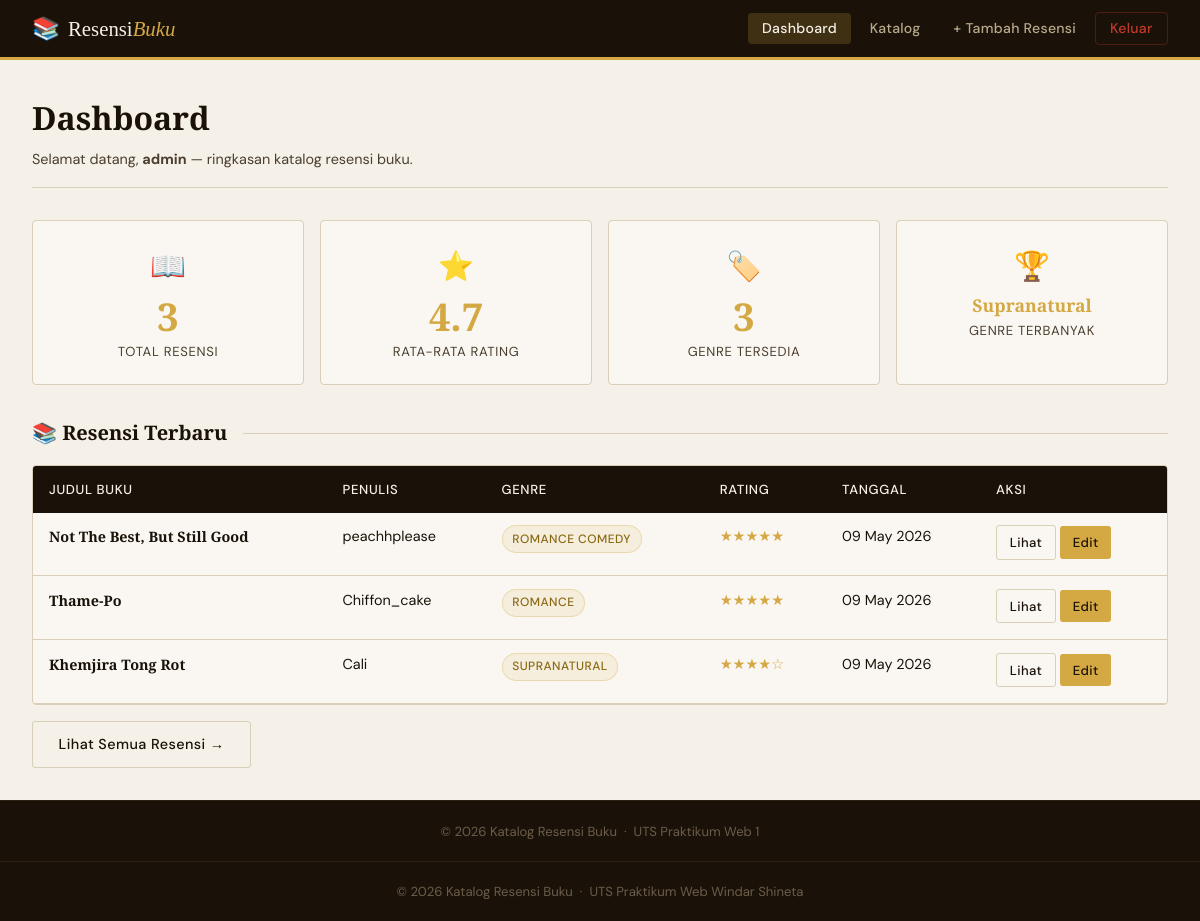
/pages/dashboard.php (signed in), run on the app's committed database.
### tables this page shows
CREATE TABLE IF NOT EXISTS resensi (
    id INT AUTO_INCREMENT PRIMARY KEY,
    judul_buku VARCHAR(255) NOT NULL,
    penulis VARCHAR(100) NOT NULL,
    genre VARCHAR(50),
    ulasan TEXT NOT NULL,
    rating INT(1) CHECK (rating BETWEEN 1 AND 5),
    tgl_input TIMESTAMP DEFAULT CURRENT_TIMESTAMP,
    user_id INT,
    FOREIGN KEY (user_id) REFERENCES users(id) ON DELETE SET NULL
);

### pages/dashboard.php (the view, shortened to what this page needs)
<?php
require_once '../config/db.php';
$totalResensi = $conn->query("SELECT COUNT(*) as total FROM resensi")->fetch_assoc()['total'];
$avgRating = $conn->query("SELECT ROUND(AVG(rating), 1) as avg FROM resensi")->fetch_assoc()['avg'] ?? 0;
$totalGenre = $conn->query("SELECT COUNT(DISTINCT genre) as total FROM resensi WHERE genre IS NOT NULL")->fetch_assoc()['total'];
$topGenre = $conn->query("SELECT genre, COUNT(*) as jml FROM resensi WHERE genre IS NOT NULL GROUP BY genre ORDER BY jml DESC LIMIT 1")->fetch_assoc();
$recentResult = $conn->query("SELECT * FROM resensi ORDER BY tgl_input DESC LIMIT 5");
function renderStars($rating) {
    $stars = '';
    for ($i = 1; $i <= 5; $i++) {
        $stars .= $i <= $rating ? '★' : '☆';
    }
    return $stars;
}
?>
<?php include '../includes/header.php'; ?>
<!DOCTYPE html>
<html lang="id">
    <head>
        <link rel="stylesheet" href="assets/style.css">
    </head>
    <body>
        <div class="main-content">
        <div class="page-header">
            <h1>Dashboard</h1>
            <p>Selamat datang, <strong><?= htmlspecialchars($_SESSION['username']) ?></strong> — ringkasan katalog resensi buku.</p>
        </div>
        <div class="stats-grid">
        <div class="stat-card">
            <div class="stat-icon">📖</div>
            <div class="stat-num"><?= $totalResensi ?></div>
            <div class="stat-label">Total Resensi</div>
        </div>
        <div class="stat-card">
            <div class="stat-icon">⭐</div>
            <div class="stat-num"><?= $avgRating ?: '-' ?></div>
            <div class="stat-label">Rata-rata Rating</div>
        </div>
        <div class="stat-card">
            <div class="stat-icon">🏷️</div>
            <div class="stat-num"><?= $totalGenre ?></div>
            <div class="stat-label">Genre Tersedia</div>
        </div>
        <div class="stat-card">
            <div class="stat-icon">🏆</div>
            <div class="stat-num" style="font-size:1.1rem;margin-top:0.4rem"><?= htmlspecialchars($topGenre['genre'] ?? '-') ?></div>
            <div class="stat-label">Genre Terbanyak</div>
        </div>
    </div>
    <h2 class="section-title">📚 Resensi Terbaru</h2>
    <?php if ($recentResult->num_rows === 0): ?>
        <div class="empty-state">
            <div class="empty-icon">📭</div>
            <h3>Belum ada resensi</h3>
            <p>Mulai tambahkan resensi buku pertama Anda.</p>
            <a href="tambah.php" class="btn btn-gold" style="margin-top:1rem">+ Tambah Resensi</a>
        </div>
    <?php else: ?>
        <div class="table-wrapper">
            <table>
                <thead>
                    <tr>
                        <th>Judul Buku</th>
                        <th>Penulis</th>
                        <th>Genre</th>
                        <th>Rating</th>
                        <th>Tanggal</th>
                        <th>Aksi</th>
                    </tr>
                </thead>
                <tbody>
                    <?php while ($row = $recentResult->fetch_assoc()): ?>
                    <tr>
                        <td class="td-title"><?= htmlspecialchars($row['judul_buku']) ?></td>
                        <td><?= htmlspecialchars($row['penulis']) ?></td>
                        <td>
                            <?php if ($row['genre']): ?>
                                <span class="book-genre-badge"><?= htmlspecialchars($row['genre']) ?></span>
                            <?php endif; ?>
                        </td>
                        <td class="td-rating"><?= renderStars($row['rating']) ?></td>
                        <td><?= date('d M Y', strtotime($row['tgl_input'])) ?></td>
                        <td>
                            <a href="detail.php?id=<?= $row['id'] ?>" class="btn btn-outline btn-sm">Lihat</a>
                            <a href="edit.php?id=<?= $row['id'] ?>" class="btn btn-gold btn-sm">Edit</a>
                        </td>
                    </tr>
                    <?php endwhile; ?>
                </tbody>
            </table>
        </div>
        <div style="margin-top:1rem">
            <a href="katalog.php" class="btn btn-outline">Lihat Semua Resensi →</a>
        </div>
        <?php endif; ?>
        </div>
        <?php include '../includes/footer.php'; ?>
    <footer class="footer">
        <p>© <?= date('Y') ?> Katalog Resensi Buku &nbsp;·&nbsp; UTS Praktikum Web Windar Shineta</p>
    </footer>
</body>
</html>

### assets/style.css (style rules this page uses)
:root { --cream: #f5f0e8; --paper: #faf7f2; --ink: #1a1208; --ink-light: #4a3f2f; --brown: #8b6914; --brown-light: #c9a84c; --gold: #d4a843; --rust: #c0392b; --border: #d9cfb8; --shadow: rgba(26, 18, 8, 0.12); --font-display: 'Playfair Display', Georgia, serif; --font-body: 'DM Sans', sans-serif; }
*, *::before, *::after { box-sizing: border-box; margin: 0; padding: 0; }
body { font-family: var(--font-body); background: var(--cream); color: var(--ink); min-height: 100vh; display: flex; flex-direction: column; font-size: 15px; line-height: 1.6; }
.btn { display: inline-block; padding: 0.7rem 1.6rem; border: none; border-radius: 3px; font-family: var(--font-body); font-size: 0.9rem; font-weight: 500; cursor: pointer; text-decoration: none; transition: all 0.2s; letter-spacing: 0.03em; }
.btn-gold { background: var(--gold); color: var(--ink); }
.btn-outline { background: transparent; color: var(--ink); border: 1px solid var(--border); }
.btn-sm { padding: 0.35rem 0.8rem; font-size: 0.82rem; }
.main-content { flex: 1; padding: 2rem; max-width: 1200px; width: 100%; margin: 0 auto; }
.page-header { margin-bottom: 2rem; padding-bottom: 1rem; border-bottom: 1px solid var(--border); }
.page-header h1 { font-family: var(--font-display); font-size: 2rem; color: var(--ink); font-weight: 700; }
.page-header p { color: var(--ink-light); margin-top: 0.3rem; font-size: 0.9rem; }
.stats-grid { display: grid; grid-template-columns: repeat(auto-fit, minmax(180px, 1fr)); gap: 1rem; margin-bottom: 2rem; }
.stat-card { background: var(--paper); border: 1px solid var(--border); border-radius: 4px; padding: 1.4rem; text-align: center; transition: box-shadow 0.2s; }
.stat-num { font-family: var(--font-display); font-size: 2.4rem; color: var(--gold); font-weight: 700; line-height: 1; }
.stat-label { color: var(--ink-light); font-size: 0.82rem; margin-top: 0.3rem; text-transform: uppercase; letter-spacing: 0.05em; }
.stat-icon { font-size: 1.8rem; margin-bottom: 0.5rem; }
.section-title { font-family: var(--font-display); font-size: 1.25rem; color: var(--ink); margin-bottom: 1rem; display: flex; align-items: center; gap: 0.5rem; }
.section-title::after { content: ''; flex: 1; height: 1px; background: var(--border); margin-left: 0.5rem; }
.book-genre-badge { display: inline-block; padding: 0.2rem 0.6rem; background: rgba(212,168,67,0.12); color: var(--brown); border: 1px solid rgba(212,168,67,0.3); border-radius: 20px; font-size: 0.75rem; font-weight: 500; margin-bottom: 0.6rem; text-transform: uppercase; letter-spacing: 0.04em; }
.table-wrapper { overflow-x: auto; border: 1px solid var(--border); border-radius: 4px; background: var(--paper); }
table { width: 100%; border-collapse: collapse; font-size: 0.9rem; }
thead { background: var(--ink); color: var(--cream); }
thead th { padding: 0.8rem 1rem; text-align: left; font-weight: 500; font-size: 0.82rem; text-transform: uppercase; letter-spacing: 0.05em; white-space: nowrap; }
tbody tr { border-bottom: 1px solid var(--border); transition: background 0.15s; }
tbody td { padding: 0.8rem 1rem; vertical-align: top; }
.td-title { font-family: var(--font-display); font-weight: 700; color: var(--ink); }
.td-rating { color: var(--gold); }
.footer { background: var(--ink); color: #6b5d4a; text-align: center; padding: 1.2rem; font-size: 0.82rem; border-top: 1px solid #2d2010; }

### data on the page
resensi: judul_buku "Not The Best, But Still Good", penulis "peachhplease", genre "ROMANCE COMEDY", rating "★★★★★", tgl_input "09 May 2026"
resensi: judul_buku "Thame-Po", penulis "Chiffon_cake", genre "ROMANCE", rating "★★★★★", tgl_input "09 May 2026"
resensi: judul_buku "Khemjira Tong Rot", penulis "Cali", genre "SUPRANATURAL", rating "★★★★☆", tgl_input "09 May 2026"

### other printed values
$_SESSION['username'] "admin"
$totalResensi "3"
$avgRating ?: '-' "4.7"
$totalGenre "3"
$topGenre['genre'] "Supranatural"
